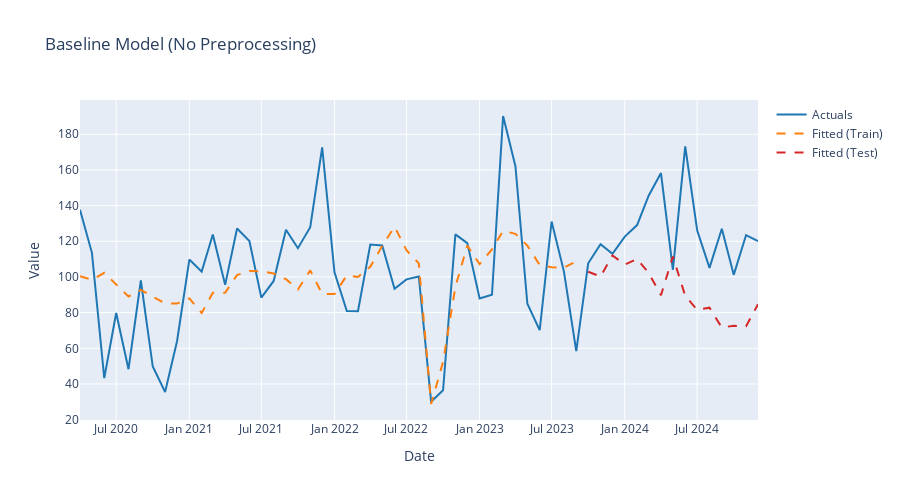

The notebook cell this image was saved under:
### Markdown cell above
# 4. Baseline Model (No Recipe)

First, let's fit a baseline linear regression without any preprocessing.

### Code cell
# Baseline: No preprocessing
spec_baseline = linear_reg().set_engine("sklearn")
fit_baseline = spec_baseline.fit(train_data, FORMULA_STR)
fit_baseline = fit_baseline.evaluate(test_data)

print("✓ Baseline model fitted successfully!")

# Extract outputs
outputs_baseline, coefs_baseline, stats_baseline = fit_baseline.extract_outputs()

print("\n=== Baseline Model Statistics ===")
display(stats_baseline[stats_baseline['split'] == 'test'][['metric', 'value']])

# Plot forecast
fig = plot_forecast(fit_baseline, title="Baseline Model (No Preprocessing)")
fig.show()
